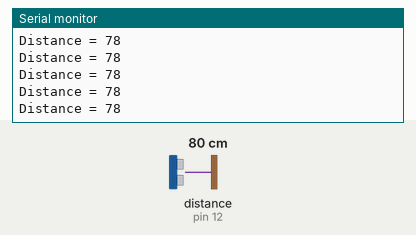
Recording of a sketch running on a simulated Arduino Uno, built with avr-gcc and run on an emulated ATmega328P. Shown: the last lines printed to the serial monitor. Wiring (inferred from the names in the program): ultrasonic range finder: trigger pin 13; echo pin 12. Inputs (shaded band) come from the test bench; at power-on: distance to the obstacle (sensor on pin 12) 80 cm. The echo pulse lasts 58.3 µs per cm.

Above: at 1.2 s.
1.3 s: distance to the obstacle (sensor on pin 12) set to 2 cm
At 2.1 s:
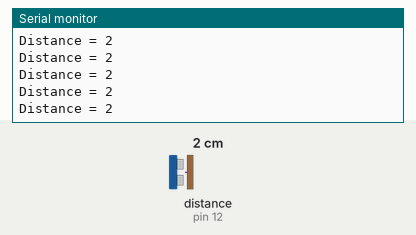
4.3 s: distance to the obstacle (sensor on pin 12) set to 18 cm
At 5.0 s:
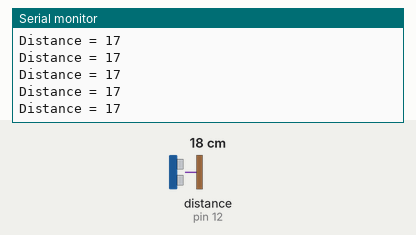
7.3 s: distance to the obstacle (sensor on pin 12) set to 4 cm
At 8.4 s:
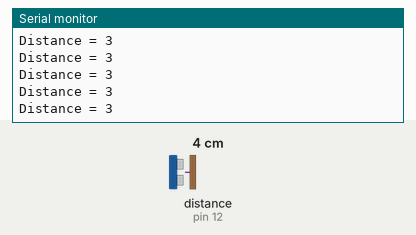
Timing chart, 0 to 10.3 s (numbered marks = the images above; inputs shaded):
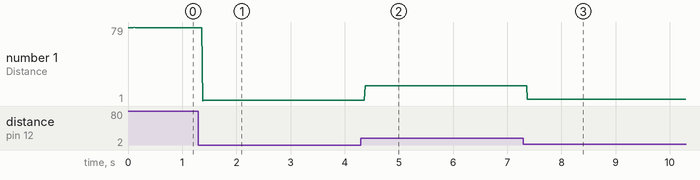

The sketch:

Experiment_12_Code_Without_Library.ino
```cpp
int Trig_Pin = 13;

int Echo_Pin = 12;

long duration = 0;

int distance = 0;

void setup()
{
  Serial.begin(9600);

  pinMode(Trig_Pin, OUTPUT);
}

void loop()
{
  digitalWrite(Trig_Pin, LOW);

  delayMicroseconds(2);

  digitalWrite(Trig_Pin, HIGH);

  delayMicroseconds(10);

  digitalWrite(Trig_Pin, LOW);


  duration = pulseIn(Echo_Pin, HIGH);

  distance = duration * 0.034 / 2;

  Serial.print("Distance = ");

  Serial.println(distance);
}
```

Measured:
- after the input at 1.3 s, the serial monitor: prints a new line after 0.08 s (image 1)
- after the input at 4.3 s, the serial monitor: prints a new line after 0.08 s (image 2)
- after the input at 7.3 s, the serial monitor: prints a new line after 0.07 s (image 3)
- plotted number 1: 78 → 2 after the input at 1.3 s, 2 → 17 after the input at 4.3 s, 17 → 3 after the input at 7.3 s
